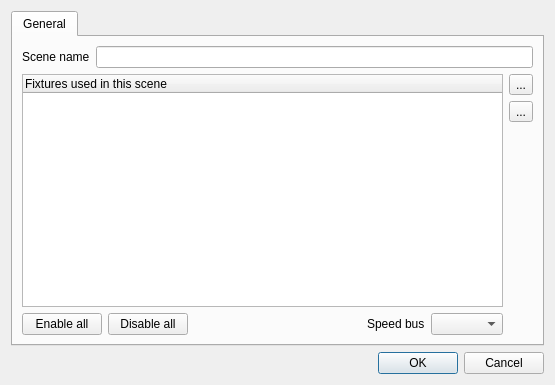
<ui version="4.0" >
 <class>SceneEditor</class>
 <widget class="QDialog" name="SceneEditor" >
  <property name="geometry" >
   <rect>
    <x>0</x>
    <y>0</y>
    <width>555</width>
    <height>385</height>
   </rect>
  </property>
  <property name="windowTitle" >
   <string>Scene editor</string>
  </property>
  <layout class="QVBoxLayout" name="verticalLayout_2" >
   <item>
    <widget class="QTabWidget" name="m_tab" >
     <property name="currentIndex" >
      <number>0</number>
     </property>
     <widget class="QWidget" name="General" >
      <attribute name="title" >
       <string>General</string>
      </attribute>
      <layout class="QGridLayout" name="gridLayout" >
       <item row="0" column="0" >
        <widget class="QLabel" name="m_nameLabel" >
         <property name="text" >
          <string>Scene name</string>
         </property>
        </widget>
       </item>
       <item row="0" column="1" colspan="6" >
        <widget class="QLineEdit" name="m_nameEdit" >
         <property name="toolTip" >
          <string>Name of this scene</string>
         </property>
        </widget>
       </item>
       <item rowspan="3" row="1" column="0" colspan="6" >
        <widget class="QTreeWidget" name="m_tree" >
         <property name="alternatingRowColors" >
          <bool>true</bool>
         </property>
         <property name="selectionMode" >
          <enum>QAbstractItemView::ExtendedSelection</enum>
         </property>
         <property name="rootIsDecorated" >
          <bool>false</bool>
         </property>
         <property name="itemsExpandable" >
          <bool>false</bool>
         </property>
         <property name="sortingEnabled" >
          <bool>false</bool>
         </property>
         <property name="allColumnsShowFocus" >
          <bool>true</bool>
         </property>
         <column>
          <property name="text" >
           <string>Fixtures used in this scene</string>
          </property>
         </column>
        </widget>
       </item>
       <item row="1" column="6" >
        <widget class="QToolButton" name="m_addFixtureButton" >
         <property name="toolTip" >
          <string>Add a new fixture to this scene</string>
         </property>
         <property name="text" >
          <string notr="true">...</string>
         </property>
         <property name="icon" >
          <iconset resource="qlcui.qrc" >
           <normaloff>:/edit_add.png</normaloff>:/edit_add.png</iconset>
         </property>
         <property name="iconSize" >
          <size>
           <width>26</width>
           <height>26</height>
          </size>
         </property>
        </widget>
       </item>
       <item row="2" column="6" >
        <widget class="QToolButton" name="m_removeFixtureButton" >
         <property name="toolTip" >
          <string>Remove the selected fixture(s) from this scene</string>
         </property>
         <property name="text" >
          <string notr="true">...</string>
         </property>
         <property name="icon" >
          <iconset resource="qlcui.qrc" >
           <normaloff>:/edit_remove.png</normaloff>:/edit_remove.png</iconset>
         </property>
         <property name="iconSize" >
          <size>
           <width>26</width>
           <height>26</height>
          </size>
         </property>
        </widget>
       </item>
       <item rowspan="2" row="3" column="6" >
        <spacer name="verticalSpacer" >
         <property name="orientation" >
          <enum>Qt::Vertical</enum>
         </property>
         <property name="sizeHint" stdset="0" >
          <size>
           <width>20</width>
           <height>40</height>
          </size>
         </property>
        </spacer>
       </item>
       <item row="4" column="0" colspan="2" >
        <widget class="QPushButton" name="m_enableChannelsButton" >
         <property name="toolTip" >
          <string>Enable all fixtures' channels</string>
         </property>
         <property name="text" >
          <string>Enable all</string>
         </property>
        </widget>
       </item>
       <item row="4" column="2" >
        <widget class="QPushButton" name="m_disableChannelsButton" >
         <property name="toolTip" >
          <string>Disable all fixtures' channels</string>
         </property>
         <property name="text" >
          <string>Disable all</string>
         </property>
        </widget>
       </item>
       <item row="4" column="3" >
        <spacer name="horizontalSpacer" >
         <property name="orientation" >
          <enum>Qt::Horizontal</enum>
         </property>
         <property name="sizeHint" stdset="0" >
          <size>
           <width>299</width>
           <height>20</height>
          </size>
         </property>
        </spacer>
       </item>
       <item row="4" column="4" >
        <widget class="QLabel" name="m_busLabel" >
         <property name="text" >
          <string>Speed bus</string>
         </property>
        </widget>
       </item>
       <item row="4" column="5" >
        <widget class="QComboBox" name="m_busCombo" />
       </item>
      </layout>
     </widget>
    </widget>
   </item>
   <item>
    <widget class="QDialogButtonBox" name="m_buttonBox" >
     <property name="standardButtons" >
      <set>QDialogButtonBox::Cancel|QDialogButtonBox::Ok</set>
     </property>
    </widget>
   </item>
  </layout>
 </widget>
 <resources>
  <include location="qlcui.qrc" />
 </resources>
 <connections>
  <connection>
   <sender>m_buttonBox</sender>
   <signal>accepted()</signal>
   <receiver>SceneEditor</receiver>
   <slot>accept()</slot>
   <hints>
    <hint type="sourcelabel" >
     <x>457</x>
     <y>354</y>
    </hint>
    <hint type="destinationlabel" >
     <x>158</x>
     <y>296</y>
    </hint>
   </hints>
  </connection>
  <connection>
   <sender>m_buttonBox</sender>
   <signal>rejected()</signal>
   <receiver>SceneEditor</receiver>
   <slot>reject()</slot>
   <hints>
    <hint type="sourcelabel" >
     <x>545</x>
     <y>354</y>
    </hint>
    <hint type="destinationlabel" >
     <x>308</x>
     <y>295</y>
    </hint>
   </hints>
  </connection>
  <connection>
   <sender>m_enableChannelsButton</sender>
   <signal>clicked()</signal>
   <receiver>SceneEditor</receiver>
   <slot>slotEnableAll()</slot>
   <hints>
    <hint type="sourcelabel" >
     <x>57</x>
     <y>288</y>
    </hint>
    <hint type="destinationlabel" >
     <x>3</x>
     <y>300</y>
    </hint>
   </hints>
  </connection>
  <connection>
   <sender>m_disableChannelsButton</sender>
   <signal>clicked()</signal>
   <receiver>SceneEditor</receiver>
   <slot>slotDisableAll()</slot>
   <hints>
    <hint type="sourcelabel" >
     <x>172</x>
     <y>289</y>
    </hint>
    <hint type="destinationlabel" >
     <x>5</x>
     <y>334</y>
    </hint>
   </hints>
  </connection>
 </connections>
 <slots>
  <slot>slotEnableAll()</slot>
  <slot>slotDisableAll()</slot>
  <slot>slotUpdateValuesChecked(bool)</slot>
 </slots>
</ui>
